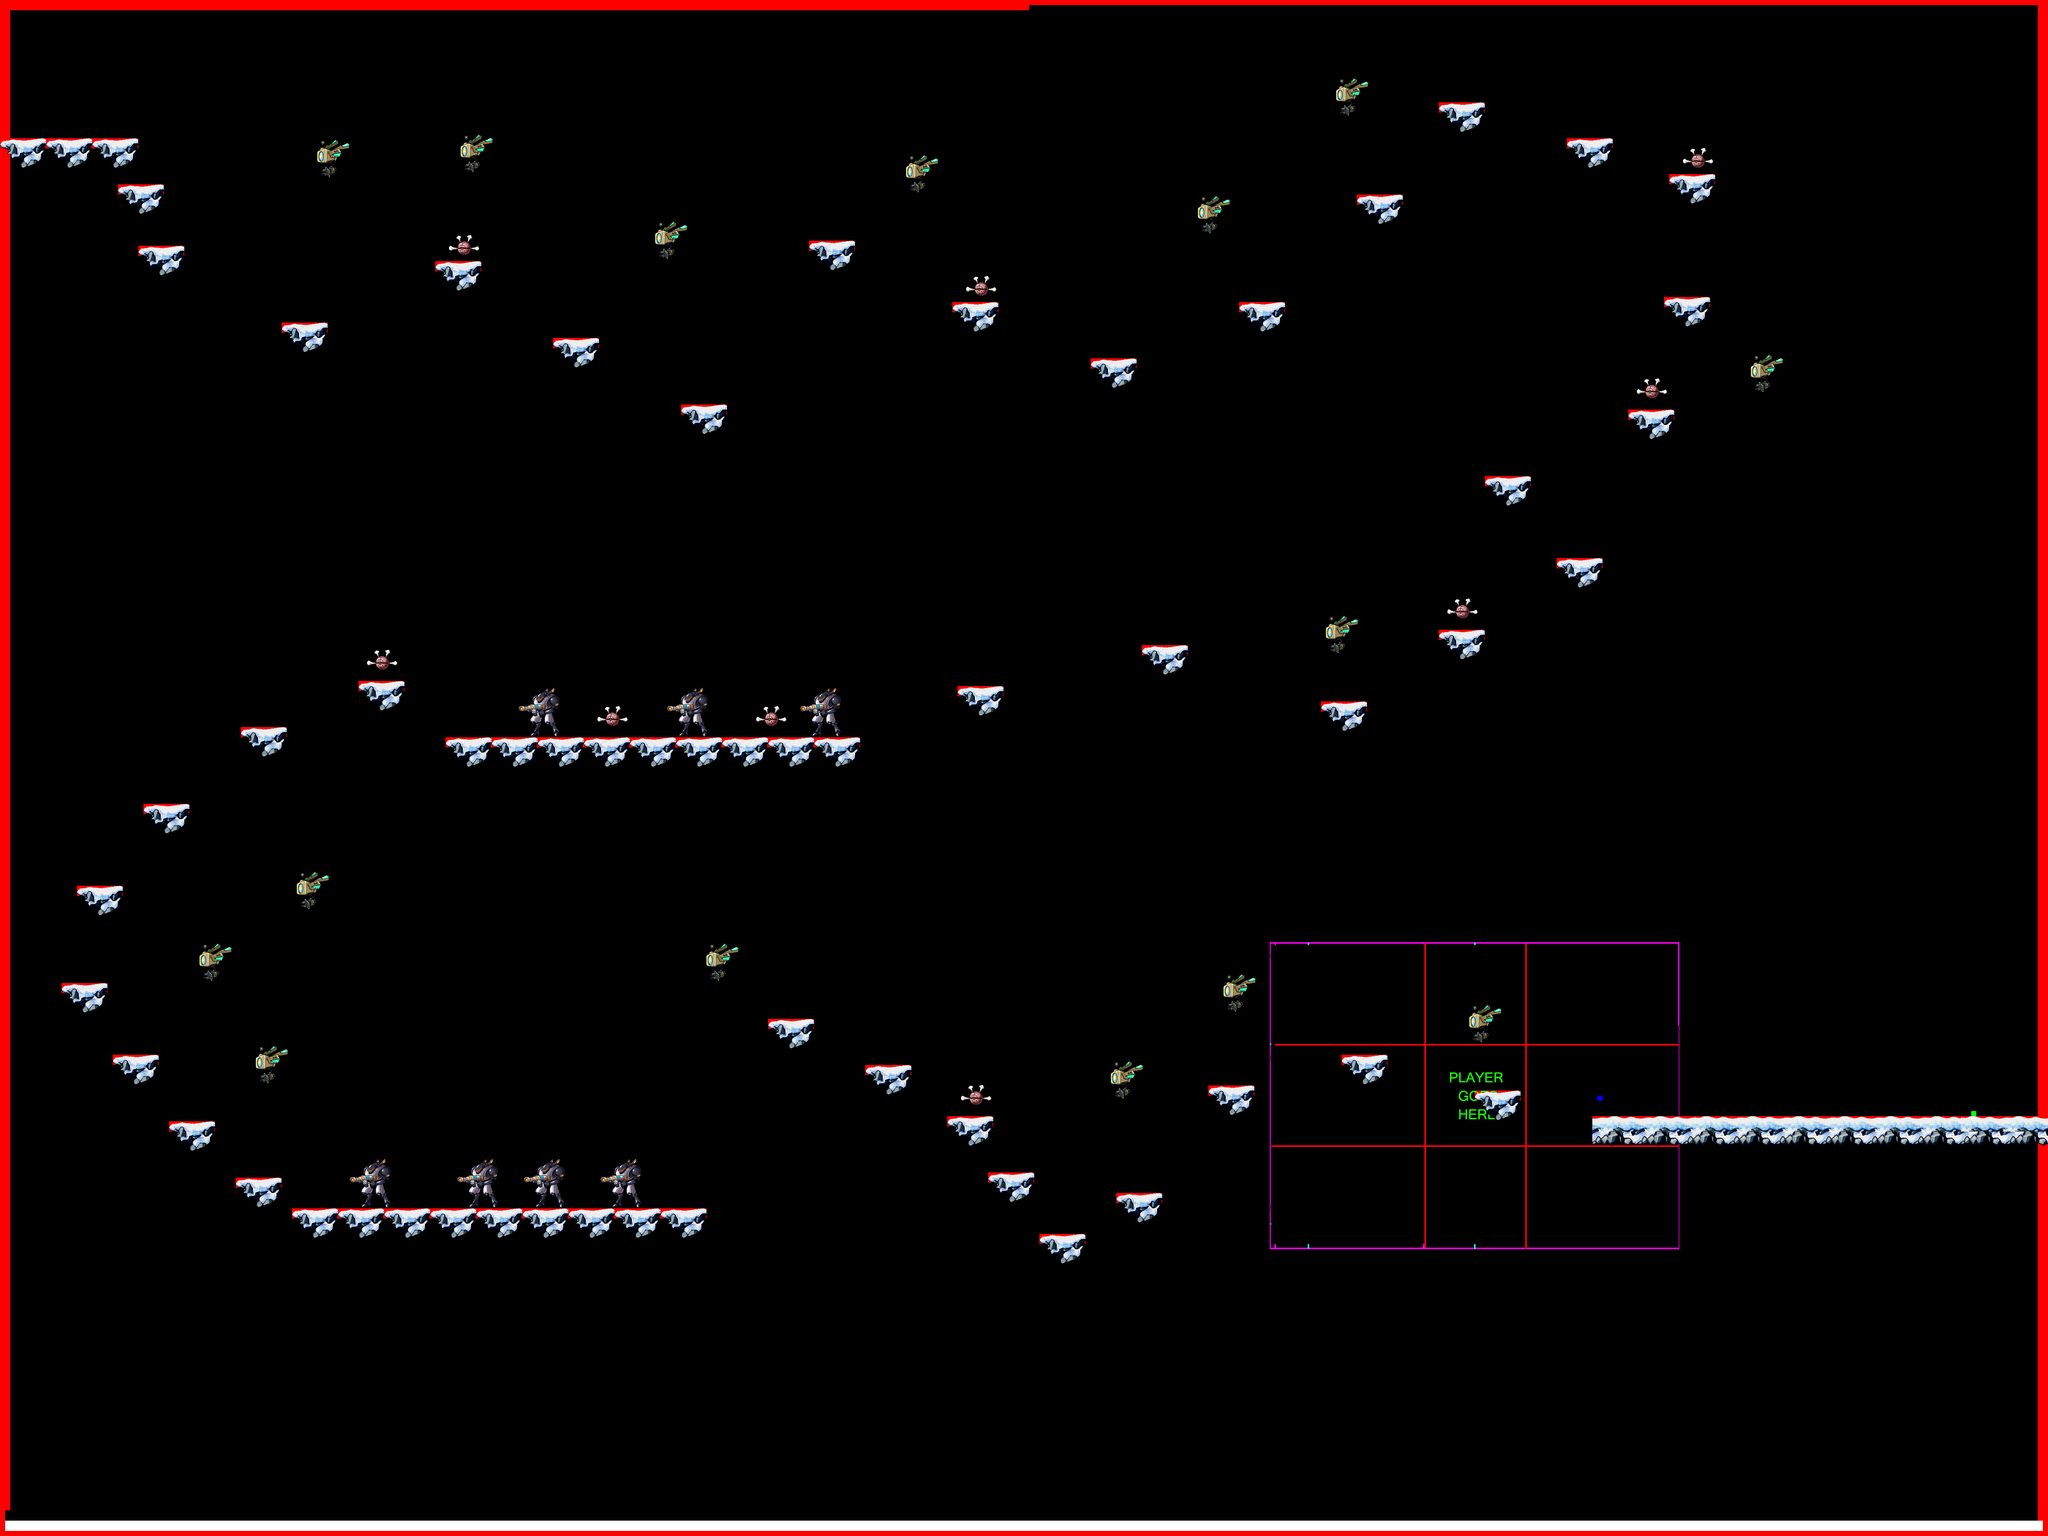

The image is a tile-based game level rendered from a .tmx file. Its description and source (layers, tilesets, objects; grid data summarised) follow:
An orthogonal 400x300 tile map with 10x10 px tiles, 9 tile layers (Collision, Death, Camera, SpawnPlayer, ...), 12 tilesets.

<map version="1.0" orientation="orthogonal" width="400" height="300" tilewidth="10" tileheight="10">
 <tileset firstgid="1" name="camera" tilewidth="800" tileheight="600">
  <image source="camera.png" width="800" height="600" />
  <tile id="0">
   <properties>
    <property name="camera" value="true" />
   </properties>
  </tile>
 </tileset>
 <tileset firstgid="2" name="Collision" tilewidth="10" tileheight="10">
  <image source="CollisionTransparent.png" width="10" height="10" />
  <tile id="0">
   <properties>
    <property name="blocked" value="true" />
   </properties>
  </tile>
 </tileset>
 <tileset firstgid="3" name="deathCollision" tilewidth="10" tileheight="10">
  <image source="deathCollision.png" width="10" height="10" />
  <tile id="0">
   <properties>
    <property name="death" value="true" />
   </properties>
  </tile>
 </tileset>
 <tileset firstgid="4" name="Portal" tilewidth="10" tileheight="10">
  <image source="Portal.png" width="10" height="10" />
  <tile id="0">
   <properties>
    <property name="portal" value="true" />
   </properties>
  </tile>
 </tileset>
 <tileset firstgid="5" name="sentRef" tilewidth="98" tileheight="69">
  <image source="sentRef.png" width="98" height="69" />
  <tile id="0">
   <properties>
    <property name="spawn" value="true" />
   </properties>
  </tile>
 </tileset>
 <tileset firstgid="6" name="SpawnPlayer" tilewidth="10" tileheight="10">
  <image source="SpawnPlayer.png" width="10" height="10" />
  <tile id="0">
   <properties>
    <property name="spawn" value="true" />
   </properties>
  </tile>
 </tileset>
 <tileset firstgid="7" name="solRef" tilewidth="178" tileheight="100">
  <image source="solRef.png" width="178" height="100" />
  <tile id="0">
   <properties>
    <property name="spawn" value="true" />
   </properties>
  </tile>
 </tileset>
 <tileset firstgid="8" name="droidRef" tilewidth="76" tileheight="81">
  <image source="droidRef.png" width="76" height="81" />
  <tile id="0">
   <properties>
    <property name="spawn" value="true" />
   </properties>
  </tile>
 </tileset>
 <tileset firstgid="9" name="enH0_1" tilewidth="10" tileheight="10">
  <image source="snow/enH0_1.png" width="90" height="33" />
 </tileset>
 <tileset firstgid="36" name="enH1_0" tilewidth="10" tileheight="10">
  <image source="snow/enH1_0.png" width="90" height="32" />
 </tileset>
 <tileset firstgid="63" name="edU_0" tilewidth="10" tileheight="10">
  <image source="snow/edU_0.png" width="95" height="34" />
 </tileset>
 <tileset firstgid="90" name="edD_0" tilewidth="10" tileheight="10">
  <image source="snow/edD_0.png" width="64" height="30" />
 </tileset>
 <layer name="Collision" width="400" height="300">
  <data>[120000 cells, 2650 non-empty, 1 distinct tile ids]</data>
 </layer>
 <layer name="Death" width="400" height="300">
  <data>[120000 cells, 796 non-empty, 1 distinct tile ids]</data>
 </layer>
 <layer name="Camera" width="400" height="300">
  <data>[120000 cells, 989 non-empty, 2 distinct tile ids]</data>
 </layer>
 <layer name="SpawnPlayer" width="400" height="300">
  <data>[120000 cells, 1 non-empty, 1 distinct tile ids]</data>
 </layer>
 <layer name="SpawnEnemySoldier" width="400" height="300">
  <data>[120000 cells, 7 non-empty, 1 distinct tile ids]</data>
 </layer>
 <layer name="SpawnEnemySentinel" width="400" height="300">
  <data>[120000 cells, 9 non-empty, 1 distinct tile ids]</data>
 </layer>
 <layer name="SpawnEnemyDroid" width="400" height="300">
  <data>[120000 cells, 15 non-empty, 1 distinct tile ids]</data>
 </layer>
 <layer name="Platform" width="400" height="300">
  <data>[120000 cells, 3234 non-empty, 99 distinct tile ids]</data>
 </layer>
 <layer name="Portal" width="400" height="300">
  <data>[120000 cells, 1 non-empty, 1 distinct tile ids]</data>
 </layer>
</map>
